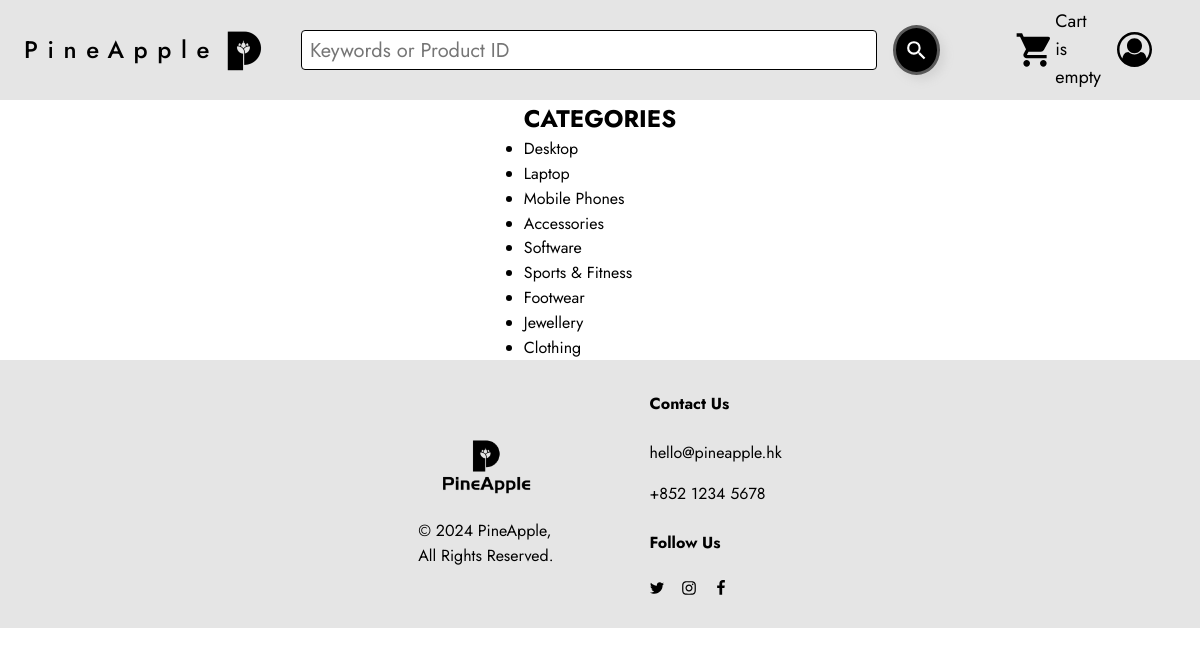
Page /tempt.php on the earlier database version.
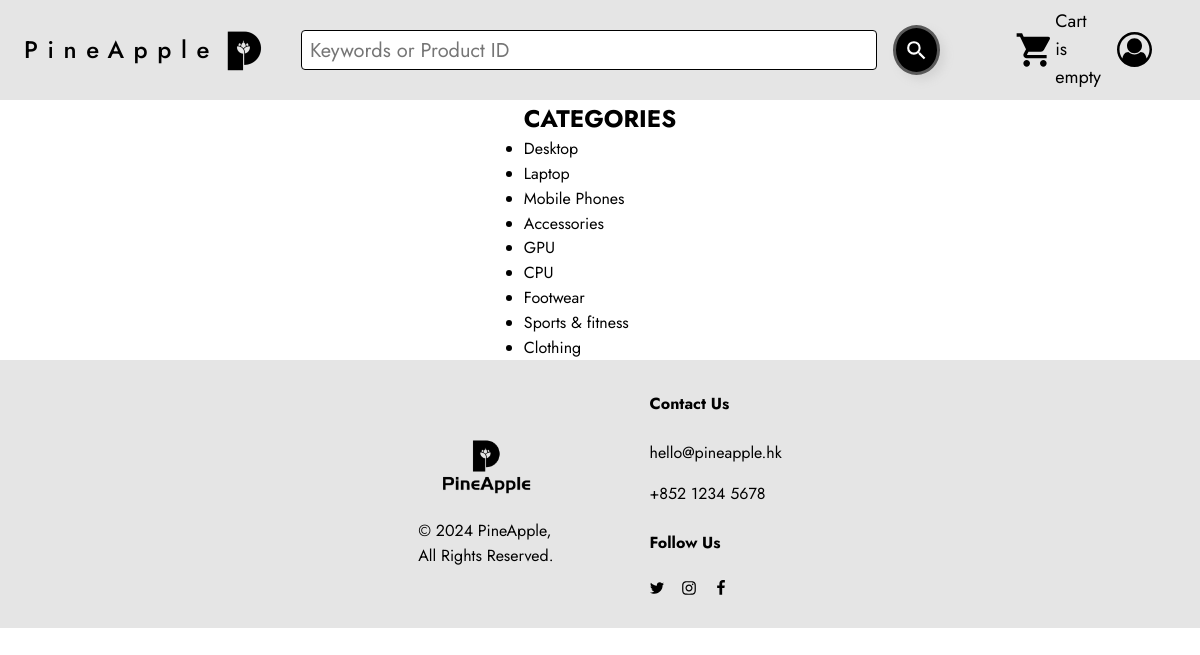
Same page on the later database version.
### tables this page shows
CREATE TABLE IF NOT EXISTS `tbl_category` (
  `catId` int NOT NULL AUTO_INCREMENT,
  `catName` varchar(255) NOT NULL,
  PRIMARY KEY (`catId`)
);

### classess/Cart.php (called while the page is built, shortened)
<?php
$filepath = realpath(dirname(__FILE__));
include_once ($filepath.'/../lib/Database.php');
?>
<?php
class Cart{
private $db;
	public function __construct() {
		$this->db = new Database();
	}
	public function checkCartTable(){
		$sId  = session_id();
		$query = "SELECT * FROM tbl_cart WHERE sId = '$sId'";
		$result = $this->db->select($query);
		return $result;
	}
}
?>

### lib/Database.php (called while the page is built, shortened)
<?php
Class Database{
 public $host   = DB_HOST;
 public $user   = DB_USER;
 public $pass   = DB_PASS;
 public $dbname = DB_NAME;
 public $link;
private function connectDB(){
 $this->link = new mysqli($this->host, $this->user, $this->pass,
  $this->dbname);
 }
public function select($query){
  $result = $this->link->query($query) or
   die($this->link->error.__LINE__);
  if($result->num_rows > 0){
    return $result;
  } else {
    return false;
  }
 }
}

### classess/Category.php (called while the page is built, shortened)
<?php
$filepath = realpath(dirname(__FILE__));
include_once ($filepath.'/../lib/Database.php');
?>
<?php
class Category
{
	private $db;
	public function __construct()
	{
		$this->db = new Database();
	}
	public function getAllCat(){
		$query = "SELECT * FROM tbl_category ORDER BY catId ASC";
		$result = $this->db->select($query);
		return $result;
	}
}
?>

### tempt.php (the view, shortened to what this page needs)
<?php include 'inc/header.php'; ?>
 <div class="main">
    <div class="content">
    	<div class="section group">
				<div class="rightsidebar span_3_of_1">
					<h2>CATEGORIES</h2>
					<ul>
						<?php
						$getCat = $cat->getAllCat();
						if ($getCat) {
							while ($result = $getCat->fetch_assoc()) {
						 ?>
				      <li><a href="productbycat.php?catId=<?php echo $result['catId']; ?>"><?php echo $result['catName']; ?></a></li>
				      <?php }} ?>
    				</ul>
 				</div>
 		</div>
 	</div>
	</div>
  <?php include 'inc/footer.php';?>

### inc/header.php (shortened to what this page needs)
<?php
include 'lib/Database.php';
$cat = new Category();
$ct = new Cart();
?>
<!DOCTYPE html>
<html lang="en">
  <head>
    <link
      rel="stylesheet"
      href="https://unpkg.com/animate.css@4.1.1/animate.css"
    />
    <link
      rel="stylesheet"
      href="https://unpkg.com/@teleporthq/teleport-custom-scripts/dist/style.css"
    />
  </head>
  <body>
    <link rel="stylesheet" href="./style.css" />
    <div>
      <link href="./css/homepage.css" rel="stylesheet" />
      <div class="homepage-container">
        <header data-role="Header" class="homepage-header max-width-container">
            <div class="homepage-navbar">
          <a href="index.php" class="homepage-navlink">
            <div
            class="logo-container navbar-logo-title logo-root-class-name16"
            >
              <span class="logo-logo-center Logo navbar-logo-title">
              <span>PineApple</span>
              </span>
              <img
              alt="image"
              src="public/Pineapple Icons/logo_no_bg_2-200h.png"
              class="logo-image"
              />
            </div>
          </a>
            <form class="homepage-form" action="search-page.php" method="get">
              <div class="homepage-container01">
                <input
                  type="text"
                  id="Search bar"
                  name="search"
                  placeholder="Keywords or Product ID"
                  autocomplete="off"
                  class="homepage-textinput input"
                />
                <button type="submit" name="submit" class="homepage-button button">
                  <svg viewBox="0 0 1024 1024" class="homepage-icon">
                    <path
                      d="M406 598q80 0 136-56t56-136-56-136-136-56-136 56-56 136 56 136 136 56zM662 598l212 212-64 64-212-212v-34l-12-12q-76 66-180 66-116 0-197-80t-81-196 81-197 197-81 196 81 80 197q0 42-20 95t-46 85l12 12h34z"
                    ></path>
                  </svg>
                </button>
              </div>
            </form>
            <div class="homepage-icons">
              <a
                href="shopping-cart-page.php"
                class="homepage-navlink1 button"
              >
              </a>
              <span class="homepage-text" style="width: auto;">
                <?php
                  $cartData = $ct->checkCartTable();
                  if ($cartData){
                    $sum = 0;
                    $qty = 0;
                    while ($result = $cartData->fetch_assoc()){
                      $sum += $result['price'] * $result['quantity'];
                      $qty += $result['quantity'];
                    }
                    Session::set("sum", $sum);
                    Session::set("qty", $qty);
                    echo "Total: HKD: ".$sum." | Qty: ".$qty;
                  } else {
                    echo "Cart is empty";
                  }
                ?>
              </span>
              <div
                data-thq="thq-dropdown"
                class="homepage-thq-dropdown list-item"
              >
                <div
                  data-thq="thq-dropdown-toggle"
                  class="homepage-dropdown-toggle"
                >
                  <div
                    data-thq="thq-dropdown-arrow"
                    class="homepage-dropdown-arrow"
                  >
                    <div class="homepage-container02">
                    </div>
                  </div>
                </div>
              </div>
            </div>
          </div>
        </header>

### inc/footer.php (shortened to what this page needs)
<footer class="homepage-footer">
          <div class="homepage-container15">
            <a href="index.php" class="homepage-navlink4">
              <img
                alt="logo"
                src="public/Pineapple Icons/logo_no_bg-1400w.png"
                class="homepage-image6"
              />
            </a>
            <span class="homepage-text23">
              <span>© 2024 PineApple,</span>
              <br />
              <span>All Rights Reserved.</span>
            </span>
          </div>
          <div class="homepage-links-container">
            <div class="homepage-container16">
              <div class="homepage-contact">
                <span class="homepage-text27">Contact Us</span>
                <span class="homepage-text28">hello@pineapple.hk</span>
                <span>+852 1234 5678</span>
              </div>
              <div class="homepage-socials">
                <span class="homepage-text30">Follow Us</span>
                <div class="homepage-icon-group">
                </div>
              </div>
            </div>
          </div>
        </footer>
      </div>
    </div>
  </body>
</html>

### style.css (style rules this page uses)
:root { --dl-color-gray-500: #595959; --dl-color-gray-700: #999999; --dl-color-gray-900: #D9D9D9; --dl-color-gray-950: #e5e5e5ff; --dl-size-size-large: 144px; --dl-size-size-small: 48px; --dl-color-gray-black: #000000; --dl-color-gray-white: #FFFFFF; --dl-size-size-medium: 96px; --dl-size-size-xlarge: 192px; --dl-size-size-xsmall: 16px; --dl-space-space-unit: 16px; --dl-size-size-xxlarge: 288px; --dl-color-gray-black50: #00000080; --dl-color-gray-black60: #00000099; --dl-color-gray-black80: #000000cc; --dl-color-pallet-green: #dfe7ddff; --dl-size-size-maxwidth: 1328px; --dl-color-pallet-yellow: #efc14cff; --dl-radius-radius-round: 50%; --dl-color-pallet-warning: #c92323ff; --dl-space-space-halfunit: 8px; --dl-space-space-sixunits: 96px; --dl-space-space-twounits: 32px; --dl-radius-radius-radius2: 2px; --dl-radius-radius-radius4: 4px; --dl-radius-radius-radius8: 8px; --dl-space-space-fiveunits: 80px; --dl-space-space-fourunits: 64px; --dl-space-space-threeunits: 48px; --dl-space-space-oneandhalfunits: 24px; }
.button { color: var(--dl-color-gray-black80); cursor: pointer; display: flex; padding: 0.5rem 1rem; position: relative; box-sizing: border-box; font-style: normal; transition: 0.3s; align-items: flex-start; flex-shrink: 1; font-weight: 500; line-height: 14px; padding-top: 12px; border-color: var(--dl-color-gray-black50); border-style: solid; border-width: 1px; padding-left: 24px; border-radius: 0px; padding-right: 24px; padding-bottom: 12px; text-decoration: none; }
.input { color: var(--dl-color-gray-white); cursor: auto; outline: none; padding: 0.5rem 1rem; background-color: var(--dl-color-pallet-green); }
.list-item { display: list-item; }
.max-width-container { width: 100%; display: flex; max-width: var(--dl-size-size-maxwidth); align-items: center; padding-left: var(--dl-space-space-oneandhalfunits); padding-right: var(--dl-space-space-oneandhalfunits); flex-direction: column; }
.navbar-logo-title { color: var(--dl-color-gray-black); cursor: pointer; height: auto; font-size: 24px; transition: 0.3s; font-family: Jost; font-weight: 500; line-height: 20px; margin-left: var(--dl-space-space-fourunits); margin-right: var(--dl-space-space-fourunits); letter-spacing: 0.4em; text-decoration: none; }
.Logo { font-size: 24px; font-family: "Jost"; font-weight: 500; line-height: 20; letter-spacing: 0.4; text-transform: capitalize; text-decoration: none; }

### inc/header.php (style rules this page uses)
html { line-height: 1.15; }
body { margin: 0; }
* { box-sizing: border-box; border-width: 0; border-style: solid; }
p,li,ul,pre,div,h1,h2,h3,h4,h5,h6,figure,blockquote,figcaption { margin: 0; padding: 0; }
button { background-color: transparent; }
button,input,optgroup,select,textarea { font-family: inherit; font-size: 100%; line-height: 1.15; margin: 0; }
button,select { text-transform: none; }
button,[type="button"],[type="reset"],[type="submit"] { -webkit-appearance: button; }
a { color: inherit; text-decoration: inherit; }
input { padding: 2px 4px; }
img { display: block; }
html { scroll-behavior: smooth }
html { font-family: Jost; font-size: 16px; }
body { font-weight: 400; font-style:normal; text-decoration: none; text-transform: none; letter-spacing: 0.02; line-height: 1.55; color: var(--dl-color-gray-black); background-color: var(--dl-color-gray-white); }

Differences in the rows shown:
changed tbl_category: catName "Software" → "GPU"
changed tbl_category: catName "Sports & Fitness" → "CPU"
changed tbl_category: catName "Jewellery" → "Sports & fitness"
